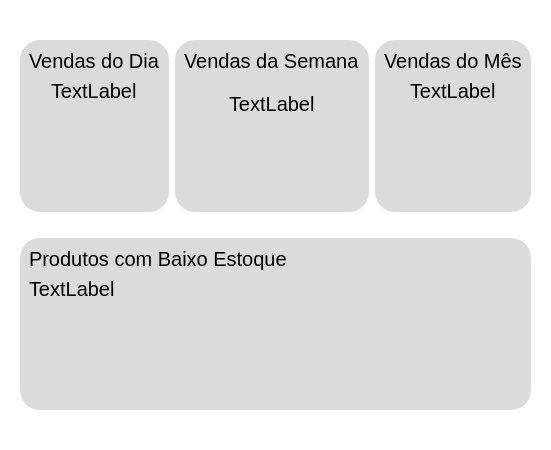
            <widget class="QWidget" name="telaprincipal">
             <property name="styleSheet">
              <string notr="true">border-radius: 20px;
background-color: rgb(255, 255, 255);</string>
             </property>
             <layout class="QVBoxLayout" name="verticalLayout_6">
              <item>
               <widget class="QFrame" name="layout_tela_principal">
                <property name="styleSheet">
                 <string notr="true"/>
                </property>
                <property name="frameShape">
                 <enum>QFrame::Shape::StyledPanel</enum>
                </property>
                <property name="frameShadow">
                 <enum>QFrame::Shadow::Raised</enum>
                </property>
                <layout class="QGridLayout" name="gridLayout">
                 <item row="3" column="0" colspan="3">
                  <widget class="QFrame" name="frame_produtos_baixo_estoque">
                   <property name="styleSheet">
                    <string notr="true">	background-color: #dbdbdb;
	border-radius: 20px;
	font-size: 20px;</string>
                   </property>
                   <property name="frameShape">
                    <enum>QFrame::Shape::StyledPanel</enum>
                   </property>
                   <property name="frameShadow">
                    <enum>QFrame::Shadow::Raised</enum>
                   </property>
                   <layout class="QVBoxLayout" name="verticalLayout_14">
                    <item alignment="Qt::AlignmentFlag::AlignLeft|Qt::AlignmentFlag::AlignTop">
                     <widget class="QLabel" name="txt_produtos_baixo_estoque">
                      <property name="text">
                       <string>Produtos com Baixo Estoque</string>
                      </property>
                     </widget>
                    </item>
                    <item alignment="Qt::AlignmentFlag::AlignLeft|Qt::AlignmentFlag::AlignVCenter">
                     <widget class="QLabel" name="txt_produtos_baixo_estoque_db">
                      <property name="text">
                       <string>TextLabel</string>
                      </property>
                     </widget>
                    </item>
                    <item>
                     <spacer name="verticalSpacer_7">
                      <property name="orientation">
                       <enum>Qt::Orientation::Vertical</enum>
                      </property>
                      <property name="sizeType">
                       <enum>QSizePolicy::Policy::Minimum</enum>
                      </property>
                      <property name="sizeHint" stdset="0">
                       <size>
                        <width>20</width>
                        <height>100</height>
                       </size>
                      </property>
                     </spacer>
                    </item>
                   </layout>
                  </widget>
                 </item>
                 <item row="4" column="1">
                  <spacer name="verticalSpacer_3">
                   <property name="orientation">
                    <enum>Qt::Orientation::Vertical</enum>
                   </property>
                   <property name="sizeType">
                    <enum>QSizePolicy::Policy::Minimum</enum>
                   </property>
                   <property name="sizeHint" stdset="0">
                    <size>
                     <width>20</width>
                     <height>20</height>
                    </size>
                   </property>
                  </spacer>
                 </item>
                 <item row="1" column="1">
                  <widget class="QFrame" name="frame_vendas_semana">
                   <property name="maximumSize">
                    <size>
                     <width>300</width>
                     <height>300</height>
                    </size>
                   </property>
                   <property name="styleSheet">
                    <string notr="true">	background-color: #dbdbdb;
	border-radius: 20px;
	font-size: 20px;</string>
                   </property>
                   <property name="frameShape">
                    <enum>QFrame::Shape::StyledPanel</enum>
                   </property>
                   <property name="frameShadow">
                    <enum>QFrame::Shadow::Raised</enum>
                   </property>
                   <layout class="QVBoxLayout" name="verticalLayout_12">
                    <item alignment="Qt::AlignmentFlag::AlignHCenter|Qt::AlignmentFlag::AlignTop">
                     <widget class="QLabel" name="txt_vendas_semana">
                      <property name="text">
                       <string>Vendas da Semana</string>
                      </property>
                     </widget>
                    </item>
                    <item alignment="Qt::AlignmentFlag::AlignHCenter">
                     <widget class="QLabel" name="txt_vendas_semana_db">
                      <property name="text">
                       <string>TextLabel</string>
                      </property>
                     </widget>
                    </item>
                    <item>
                     <spacer name="verticalSpacer_5">
                      <property name="orientation">
                       <enum>Qt::Orientation::Vertical</enum>
                      </property>
                      <property name="sizeType">
                       <enum>QSizePolicy::Policy::Minimum</enum>
                      </property>
                      <property name="sizeHint" stdset="0">
                       <size>
                        <width>20</width>
                        <height>83</height>
                       </size>
                      </property>
                     </spacer>
                    </item>
                   </layout>
                  </widget>
                 </item>
                 <item row="1" column="0">
                  <widget class="QFrame" name="frame_vendas_dia">
                   <property name="maximumSize">
                    <size>
                     <width>300</width>
                     <height>300</height>
                    </size>
                   </property>
                   <property name="styleSheet">
                    <string notr="true">	background-color: #dbdbdb;
	border-radius: 20px;
	font-size: 20px;</string>
                   </property>
                   <property name="frameShape">
                    <enum>QFrame::Shape::StyledPanel</enum>
                   </property>
                   <property name="frameShadow">
                    <enum>QFrame::Shadow::Raised</enum>
                   </property>
                   <layout class="QVBoxLayout" name="verticalLayout_11">
                    <item alignment="Qt::AlignmentFlag::AlignHCenter|Qt::AlignmentFlag::AlignTop">
                     <widget class="QLabel" name="txt_vendasdia">
                      <property name="text">
                       <string>Vendas do Dia</string>
                      </property>
                     </widget>
                    </item>
                    <item alignment="Qt::AlignmentFlag::AlignHCenter|Qt::AlignmentFlag::AlignVCenter">
                     <widget class="QLabel" name="txt_vendas_dia_db">
                      <property name="text">
                       <string>TextLabel</string>
                      </property>
                     </widget>
                    </item>
                    <item>
                     <spacer name="verticalSpacer_4">
                      <property name="orientation">
                       <enum>Qt::Orientation::Vertical</enum>
                      </property>
                      <property name="sizeType">
                       <enum>QSizePolicy::Policy::Minimum</enum>
                      </property>
                      <property name="sizeHint" stdset="0">
                       <size>
                        <width>20</width>
                        <height>100</height>
                       </size>
                      </property>
                     </spacer>
                    </item>
                   </layout>
                  </widget>
                 </item>
                 <item row="0" column="1">
                  <spacer name="verticalSpacer_2">
                   <property name="orientation">
                    <enum>Qt::Orientation::Vertical</enum>
                   </property>
                   <property name="sizeType">
                    <enum>QSizePolicy::Policy::Minimum</enum>
                   </property>
                   <property name="sizeHint" stdset="0">
                    <size>
                     <width>20</width>
                     <height>20</height>
                    </size>
                   </property>
                  </spacer>
                 </item>
                 <item row="2" column="1">
                  <spacer name="verticalSpacer">
                   <property name="orientation">
                    <enum>Qt::Orientation::Vertical</enum>
                   </property>
                   <property name="sizeType">
                    <enum>QSizePolicy::Policy::Minimum</enum>
                   </property>
                   <property name="sizeHint" stdset="0">
                    <size>
                     <width>20</width>
                     <height>20</height>
                    </size>
                   </property>
                  </spacer>
                 </item>
                 <item row="1" column="2">
                  <widget class="QFrame" name="frame_vendas_mes">
                   <property name="maximumSize">
                    <size>
                     <width>300</width>
                     <height>300</height>
                    </size>
                   </property>
                   <property name="styleSheet">
                    <string notr="true">	background-color: #dbdbdb;
	border-radius: 20px;
	font-size: 20px;</string>
                   </property>
                   <property name="frameShape">
                    <enum>QFrame::Shape::StyledPanel</enum>
                   </property>
                   <property name="frameShadow">
                    <enum>QFrame::Shadow::Raised</enum>
                   </property>
                   <layout class="QVBoxLayout" name="verticalLayout_13">
                    <item alignment="Qt::AlignmentFlag::AlignHCenter|Qt::AlignmentFlag::AlignTop">
                     <widget class="QLabel" name="txt_vendas_mes">
                      <property name="text">
                       <string>Vendas do Mês</string>
                      </property>
                     </widget>
                    </item>
                    <item alignment="Qt::AlignmentFlag::AlignHCenter">
                     <widget class="QLabel" name="txt_vendas_mes_db">
                      <property name="text">
                       <string>TextLabel</string>
                      </property>
                     </widget>
                    </item>
                    <item>
                     <spacer name="verticalSpacer_6">
                      <property name="orientation">
                       <enum>Qt::Orientation::Vertical</enum>
                      </property>
                      <property name="sizeType">
                       <enum>QSizePolicy::Policy::Minimum</enum>
                      </property>
                      <property name="sizeHint" stdset="0">
                       <size>
                        <width>20</width>
                        <height>100</height>
                       </size>
                      </property>
                     </spacer>
                    </item>
                   </layout>
                  </widget>
                 </item>
                </layout>
               </widget>
              </item>
             </layout>
            </widget>
